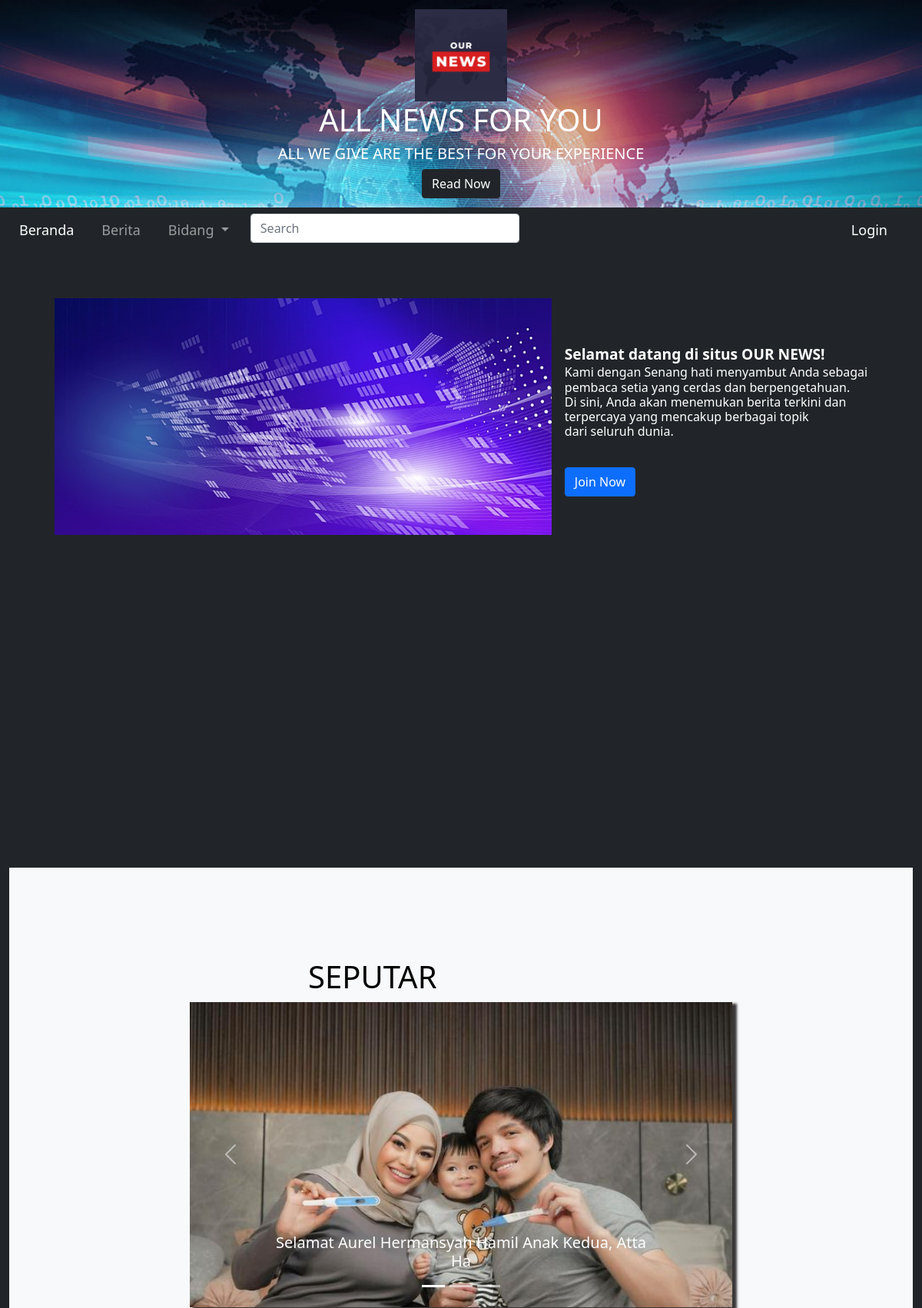
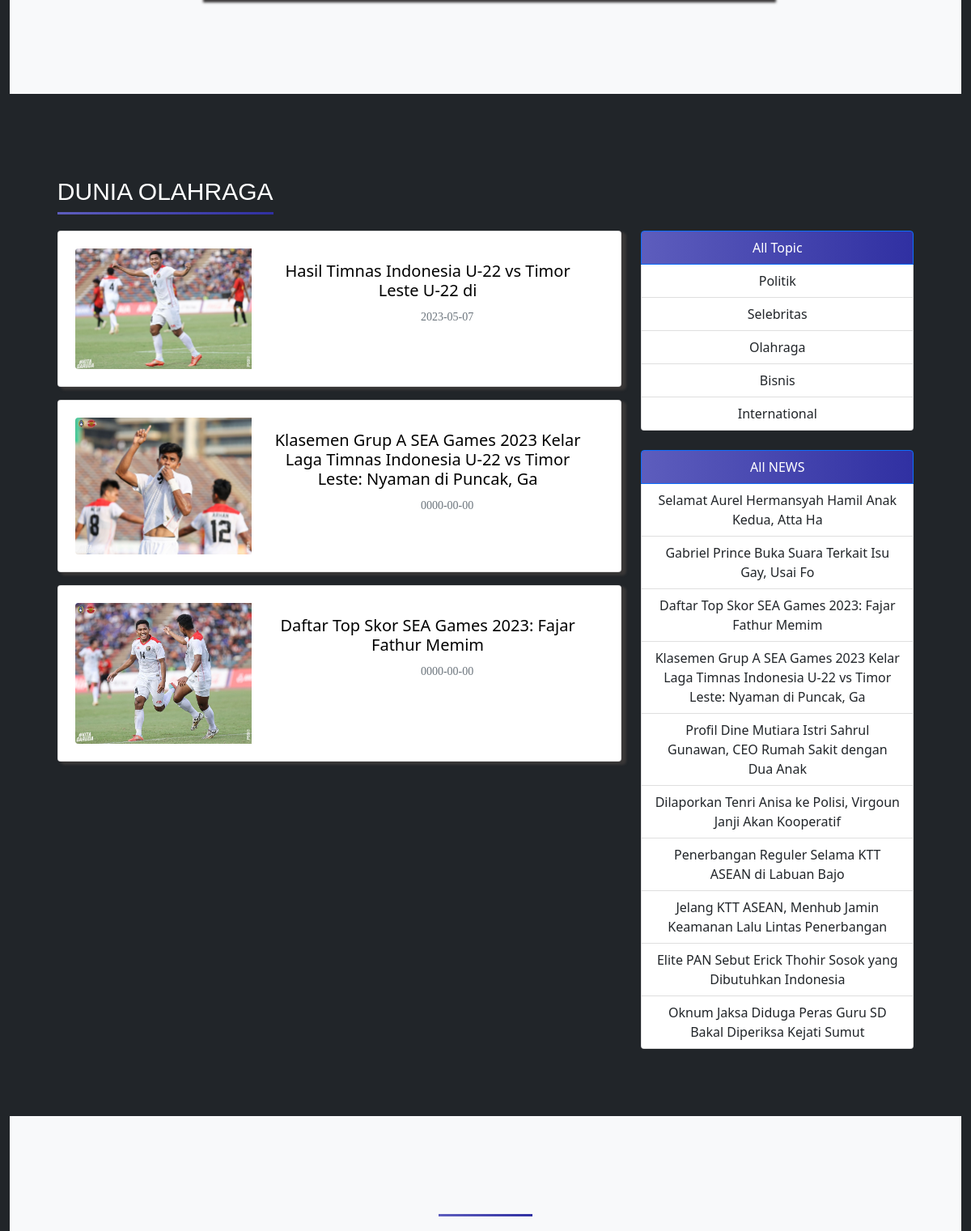
The page / (upper part) on the database its author committed (2 pictures, top to bottom).
### tables this page shows
CREATE TABLE `berita` (
  `ID_Berita` int(11) NOT NULL,
  `ID_Admin` int(11) NOT NULL,
  `Jenis` varchar(50) NOT NULL,
  `Gambar` varchar(500) NOT NULL,
  `Judul` varchar(500) NOT NULL,
  `Tanggal` date NOT NULL,
  `Isi` longtext NOT NULL
);

### index.php (the view, shortened to what this page needs)
<?php
  if (isset($_SESSION['user'])) {
    $user = $_SESSION['user'];
} else {
    $user = '';
}
  require "db/koneksi.php";
?>
<!DOCTYPE html>
<html lang="en">
<head>
  <link rel="stylesheet" href="assets/style.css">
  <link href="https://cdn.jsdelivr.net/npm/bootstrap@5.0.2/dist/css/bootstrap.min.css"
  rel="stylesheet"
>
</head>
<body>
  <header>
      <div class="jumbotron bg-dark" style="height: 100%; background-image: url('assets/image/bg5.png'); background-size:cover;">
          <img src="assets/Image/logo.png" style="width: 120px;" alt="">
           <h1 class="text-center">
             ALL NEWS FOR YOU
           </h1>
            <h5 class="text-center">ALL WE GIVE ARE THE BEST FOR YOUR EXPERIENCE</h5>
            <button class="btn btn-dark">
                <a href="#berita" style="text-decoration: none; color: rgb(255, 255, 255);">Read Now</a>
            </button>
      </div>
      <nav class="navbar sticky-top navbar-expand-lg navbar-dark bg-dark">
          <div class="container-fluid">
            <div class="collapse navbar-collapse" id="navbarNavDropdown" style="font-weight:bold;">
              <ul class="navbar-nav">
                <li class="nav-item">
                  <a class="nav-link active" aria-current="page" href="#">Beranda</a>
                </li>
                <li class="nav-item">
                  <a class="nav-link" href="Main/menu.php">Berita</a>
                </li>
                <li class="nav-item dropdown">
                  <a class="nav-link dropdown-toggle" href="#" id="navbarDropdown" role="button" data-bs-toggle="dropdown" aria-expanded="false">
                    Bidang
                  </a>
                </li>
              <li class="nav-item">
                <form class="d-flex" method="post">
                  <input id="searchField" autocomplete="off" name="data" class="form-control me-2" type="search" placeholder="Search" aria-label="Search" style="width:350px;" onkeyup="search()">
                </form>
              </li>
              </ul>
              <div class="collapse navbar-collapse" style="justify-content:right;">
                <ul class="navbar-nav">
                <?php
                if($user!=''){
                  echo '<li class="nav-item">
                  <a class="nav-link active" aria-current="page" href="logout.php" style="color:red;">Logout</a>
                  </li>';
                }else{
                  echo '<li class="nav-item">
                          <a class="nav-link active" aria-current="page" href="db/tambah.php">Login</a>
                        </li>';
		};
                ?>
              </ul>
              </div>
            </div>
          </div>
        </nav>
</header>
<div id="news" style="height: 100vh;" class="bg-dark">
    <div class="container-fluid">
      <img src="assets/Image/berita.jpg" alt="" style="width: 60%; float: left; padding: 5% 0 0 5%;">
      <div style="color: white; float: right; padding: 10% 5% 0 0; font-size: larger; font-weight: bold">
        Selamat datang di situs OUR NEWS!
        <br>
        <h6>Kami dengan Senang hati menyambut Anda sebagai
        <br>
        pembaca setia yang cerdas dan berpengetahuan.
        <br>
        Di sini, Anda akan menemukan berita terkini dan
        <br>
        terpercaya yang mencakup berbagai topik
        <br>
        dari seluruh dunia.</h6>
        <br>
        <?php
        if($user!=''){
          echo '<button class="btn btn-primary" disabled><a href="sign/login.php" style="padding-top: 3%; text-decoration: none; color: white; font-weight: 100;">Join Now</a></button>
          ';
        }else{
          echo '<button class="btn btn-primary"><a href="sign/login.php" style="padding-top: 3%; text-decoration: none; color: white; font-weight: 100;">Join Now</a></button>'; }
        ?>
      </div>
    </div>
</div>
<div id="berita" class="container-fluid bg-dark" style="color:white; width:100%; height:100%; text-align:center;">
  <div style="padding-top:10%; padding-bottom:10%;" class="bg-light">
    <h1 style="color:black;"> SEPUTAR <span class="slb"> SELEBRITY </span></h1>
    <div id="carouselExampleCaptions" class="carousel slide" data-bs-ride="carousel" data-bs-interval="3000">
      <div class="carousel-indicators">
        <button type="button" data-bs-target="#carouselExampleCaptions" data-bs-slide-to="0" class="active" aria-current="true" aria-label="Slide 1"></button>
        <button type="button" data-bs-target="#carouselExampleCaptions" data-bs-slide-to="1" aria-label="Slide 2"></button>
        <button type="button" data-bs-target="#carouselExampleCaptions" data-bs-slide-to="2" aria-label="Slide 3"></button>
      </div>
      <div id="box" class="carousel-inner">
      <?php
      $carou = mysqli_query($conn, "SELECT * FROM berita WHERE Jenis = 'artis' ORDER BY ID_Berita ASC LIMIT 3;");
      $rows = mysqli_fetch_all($carou, MYSQLI_ASSOC);
      for ($i = 0; $i < count($rows); $i++) {
        echo '
            <div class="carousel-item' . ($i === 0 ? ' active' : '') . '">
            <a href="Main/berita.php?judul='.$rows[$i]["Judul"].'">
            <img src="db/' . $rows[$i]['Gambar'] . '" class="d-block w-100" alt="..." >
            <div class="carousel-caption d-none d-md-block">
              <h5>' . $rows[$i]["Judul"] . '</h5>
            </div>
            </a>
          </div>
      ';
    }
  ?>
  </div>
    <button class="carousel-control-prev" type="button" data-bs-target="#carouselExampleCaptions" data-bs-slide="prev">
      <span class="carousel-control-prev-icon" aria-hidden="true"></span>
    </button>
    <button class="carousel-control-next" type="button" data-bs-target="#carouselExampleCaptions" data-bs-slide="next">
      <span class="carousel-control-next-icon" aria-hidden="true"></span>
    </button>
    </div>
  </div>
  <br>
  <div class="row" style="padding:5%; justify-content:center;" >
  <div style="text-align: left; color:white;">
    <h1 class="jdl1">DUNIA OLAHRAGA</h1>
  </div>
  <div class="sport col-8">
    <?php
    $card =  mysqli_query($conn,"SELECT * FROM berita WHERE Jenis = 'olahraga' ORDER BY ID_Berita DESC LIMIT 3;");
    while($row=mysqli_fetch_assoc($card)){
      echo'
      <div id="box" class="card mb-3">
        <div class="row g-0">
          <div class="col-md-4">
            <img src="db/'.$row["Gambar"].'" class="img-fluid rounded-start" alt="...">
          </div>
          <div class="col-md-8">
            <div class="card-body">
              <h5 class="card-title"><a href="Main/berita.php?judul='.$row["Judul"].'" style="text-decoration:None; color:black;">'.$row["Judul"].'</a></h5>
              <p class="card-text"><small class="text-muted">'.$row["Tanggal"].'</small></p>
            </div>
          </div>
        </div>
      </div>
      ';
    }
    ?>
  </div>
  <div class="col aside">
      <div class="list-group" >
        <a href="#" id="tb" class="list-group-item list-group-item-action active" aria-current="true" style="background: -webkit-linear-gradient(right, rgb(48, 48, 162), rgb(93, 93, 189))">
          All Topic
        </a>
        <a href="Bidang/politik.php" id="tb" class="list-group-item list-group-item-action">Politik</a>
        <a href="Bidang/artis.php" id="tb" class="list-group-item list-group-item-action">Selebritas</a>
        <a href="Bidang/olahraga.php" id="tb" class="list-group-item list-group-item-action">Olahraga</a>
        <a href="Bidang/bisnis.php" id="tb" class="list-group-item list-group-item-action">Bisnis</a>
        <a href="Bidang/international.php" id="tb" class="list-group-item list-group-item-action">International</a>
      </div>
      <br>
      <div class="list-group" >
        <a href="#" class="list-group-item list-group-item-action active" aria-current="true" style="background: -webkit-linear-gradient(right, rgb(48, 48, 162), rgb(93, 93, 189))">
          All NEWS
        </a>
        <?php
        $berita =  mysqli_query($conn,"SELECT * FROM berita ORDER BY ID_Berita ASC LIMIT 10;");
        while($row=mysqli_fetch_assoc($berita)){
          echo'
            <a href="Main/berita.php?judul='.$row["Judul"].'" class="list-group-item list-group-item-action">'.$row["Judul"].'</a>';
        }
        ?>
      </div>
  </div>
</div>
<br>
<div class="container-fluid bg-light" style="width:100%; padding:5%;">
<div>
  <h1 class="jdl" style="color:black;">POLITIK</h1>
</div>
</div>
<link rel="stylesheet" href="https://cdnjs.cloudflare.com/ajax/libs/font-awesome/4.7.0/css/font-awesome.min.css">
</body>
</html>

### assets/style.css (style rules this page uses)
* { scroll-behavior: smooth; }
body { background-color: #AAAAAA; font-family: 'Quicksand',sans-serif; text-align: justify; margin: 0; padding: 0; background-color: black; width: 100%; height: 100%; }
p { font-family: "Dicoding Font"; text-indent: 0.5in; }
nav a { font-size: 18px; font-weight: 400; text-decoration: none; color: white; }
.card { box-shadow: 0 4px 8px 0 rgba(0, 0, 0, 0.2); border-radius: 5px; padding: 3%; }
.jumbotron { text-align:center; font-size: 16px; color: white; margin: 0; padding:1%; }
nav li { display: inline; list-style-type: none; margin-right: 20px; }
nav { text-align: center; padding: 5px; position: sticky; top: 0; }
* { box-sizing: border-box; }
header { display: inline; }
.navbar-nav .nav-link { color: #fff; }
header { transition: background-color 0.4s ease-in-out; }
.carousel-item { object-fit: cover; height: 40%; width: 60%; }
@media (min-width: 768px) { .carousel { justify-content: center; text-align: center; margin-left: 20%; margin-right: 20%; } }
@media (min-width: 768px) { .carousel-item { max-width: 100%; max-height: 50%; margin: auto; } }
.aside { float: right; right:0; width: auto; }
#box { box-shadow: 5px 3px 3px 1px rgb(57, 55, 55); }
.slb { background: linear-gradient(90deg, rgb(48, 48, 162), rgb(93, 93, 189) ); background-size: cover; background-clip: text; background-image: url(https://media.suara.com/pictures/970x544/2019/09/02/35325-langit.jpg); -webkit-background-clip: text; -webkit-text-fill-color: transparent; font-family: 'Lucida Sans', 'Lucida Sans Regular', 'Lucida Grande', 'Lucida Sans Unicode', Geneva, Verdana, sans-serif; }
.jdl { background: linear-gradient(90deg, rgb(48, 48, 162), rgb(93, 93, 189) ); background-size: cover; background-clip: text; background-image: url(https://media.suara.com/pictures/970x544/2019/09/02/35325-langit.jpg); -webkit-background-clip: text; -webkit-text-fill-color: transparent; font-family: 'Lucida Sans', 'Lucida Sans Regular', 'Lucida Grande', 'Lucida Sans Unicode', Geneva, Verdana, sans-serif; font-size: 30px; list-style: none; display: inline-block; margin: 20px 0 30px; position: relative; text-transform: uppercase; }
.jdl::after { content: ''; height: 3px; width: 100%; background: -webkit-linear-gradient(right, rgb(48, 48, 162), rgb(93, 93, 189)); position: absolute; left: 0; bottom: -10px; }
.jdl1 { background: linear-gradient(90deg, rgb(48, 48, 162), rgb(93, 93, 189) ); background-size: cover; background-clip: text; background-image: url(https://media.suara.com/pictures/970x544/2019/09/02/35325-langit.jpg); -webkit-background-clip: text; font-family: 'Lucida Sans', 'Lucida Sans Regular', 'Lucida Grande', 'Lucida Sans Unicode', Geneva, Verdana, sans-serif; font-size: 30px; list-style: none; display: inline-block; margin: 20px 0 30px; position: relative; text-transform: uppercase; }
.jdl1::after { content: ''; height: 3px; width: 100%; background: -webkit-linear-gradient(right, rgb(48, 48, 162), rgb(93, 93, 189)); position: absolute; left: 0; bottom: -10px; }

### rows shown on the page
berita: Gambar (picture), Judul "Selamat Aurel Hermansyah Hamil Anak Kedua, Atta Ha"
berita: Gambar (picture), Judul "Hasil Timnas Indonesia U-22 vs Timor Leste U-22 di", Tanggal "2023-05-07"
berita: Gambar (picture), Judul "Klasemen Grup A SEA Games 2023 Kelar Laga Timnas Indonesia U-22 vs Timor Leste: Nyaman di Puncak, Ga", Tanggal "0000-00-00"
berita: Gambar (picture), Judul "Daftar Top Skor SEA Games 2023: Fajar Fathur Memim", Tanggal "0000-00-00"
berita: Judul "Gabriel Prince Buka Suara Terkait Isu Gay, Usai Fo"
berita: Judul "Profil Dine Mutiara Istri Sahrul Gunawan, CEO Rumah Sakit dengan Dua Anak"
berita: Judul "Dilaporkan Tenri Anisa ke Polisi, Virgoun Janji Akan Kooperatif"
berita: Judul "Penerbangan Reguler Selama KTT ASEAN di Labuan Bajo"
berita: Judul "Jelang KTT ASEAN, Menhub Jamin Keamanan Lalu Lintas Penerbangan"
berita: Judul "Elite PAN Sebut Erick Thohir Sosok yang Dibutuhkan Indonesia"
berita: Judul "Oknum Jaksa Diduga Peras Guru SD Bakal Diperiksa Kejati Sumut"
